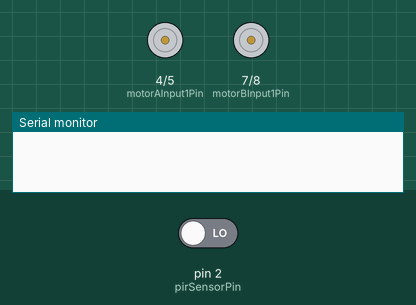
Bench run of a sketch on a simulated Arduino Uno, built with avr-gcc and run on an emulated ATmega328P. Parts: motor-driver pin pairs drawn as motors (green arrow = first pin HIGH = forward, orange = second pin HIGH = backward, longer = more drive, scaled by the enable pin), the last lines printed to the serial monitor. Inputs (shaded band) come from the test bench; at power-on: pin 2 (pirSensorPin) LOW.

Above: at 1.2 s.
1.3 s: pin 2 (pirSensorPin) driven HIGH
At 1.8 s:
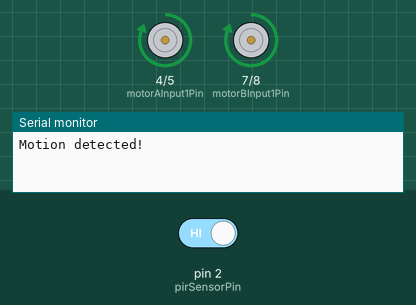
Timing chart, 0 to 4.3 s (numbered marks = the images above; inputs shaded):
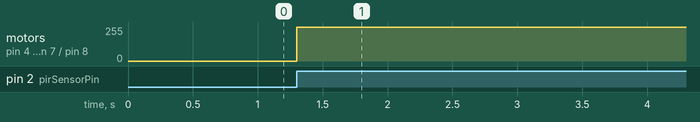

The sketch:

Motor_Control_with_IR.ino
```cpp
// Define the pins for the L298N motor driver
const int motorAEnablePin = 3;
const int motorAInput1Pin = 4;
const int motorAInput2Pin = 5;

const int motorBEnablePin = 6;
const int motorBInput1Pin = 7;
const int motorBInput2Pin = 8;

// Define the PIR motion sensor pin
const int pirSensorPin = 2;

void setup() {
  // Set motor control pins as OUTPUT
  pinMode(motorAEnablePin, OUTPUT);
  pinMode(motorAInput1Pin, OUTPUT);
  pinMode(motorAInput2Pin, OUTPUT);

  pinMode(motorBEnablePin, OUTPUT);
  pinMode(motorBInput1Pin, OUTPUT);
  pinMode(motorBInput2Pin, OUTPUT);

  // Set PIR motion sensor pin as INPUT
  pinMode(pirSensorPin, INPUT);

  // Initialize motor speeds and stop the motors
  analogWrite(motorAEnablePin, 0);
  analogWrite(motorBEnablePin, 0);

  // Initialize serial communication for debugging
  Serial.begin(9600);
}

void loop() {
  // Read the PIR motion sensor
  int pirValue = digitalRead(pirSensorPin);

  if (pirValue == HIGH) {
    Serial.println("Motion detected!");

    // Run motors forward
    digitalWrite(motorAInput1Pin, HIGH);
    digitalWrite(motorAInput2Pin, LOW);
    analogWrite(motorAEnablePin, 255);

    digitalWrite(motorBInput1Pin, HIGH);
    digitalWrite(motorBInput2Pin, LOW);
    analogWrite(motorBEnablePin, 255);

    // Run motors for 30 seconds
    delay(30000);

    // Stop motors
    analogWrite(motorAEnablePin, 0);
    analogWrite(motorBEnablePin, 0);
  }
}
```

Measured:
- after the input at 1.3 s, motor on pin 4 (motorAInput1Pin) / pin 5 (motorAInput2Pin), motor on pin 7 (motorBInput1Pin) / pin 8 (motorBInput2Pin): stopped → forward 255/255 at once
